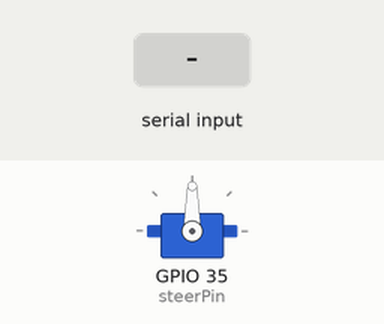
Simulated run of this sketch. Board: ESP32. Parts: servo. Inputs (shaded band) come from the test bench. What the sketch prints to the serial monitor is not drawn.

Above: at 1.2 s.
1.3 s: "1" received over Serial
Timing chart, 0 to 4.3 s (numbered marks = the images above; inputs shaded):
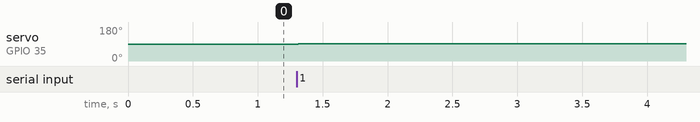

Measured:
- after the input at 1.3 s, servo on GPIO 35 (steerPin): 90° → 91° at once

The sketch:

servoSaber.ino
```cpp
#include <Servo.h>
Servo myservo;

//pins
const int ledPin = 13;
const int steerPin = 35;

//global vars
int steerSpeed = 90; //no move
int incomingByte = 0;

void setup () {
  myservo.attach(steerPin); // Use PWM pin 14 to control Sabertooth.
}

//93-96 stoped
//96 clockwise


void loop() {
if (Serial.available() > 0) {
    incomingByte = Serial.read();
    switch(incomingByte) {
      case '1':
        steerSpeed += 1;
        break;
       case '2':
        steerSpeed -= 1;
        break;
     }
     delay(10);
  }
  Serial.println(steerSpeed);
  myservo.write(steerSpeed);
}
```
